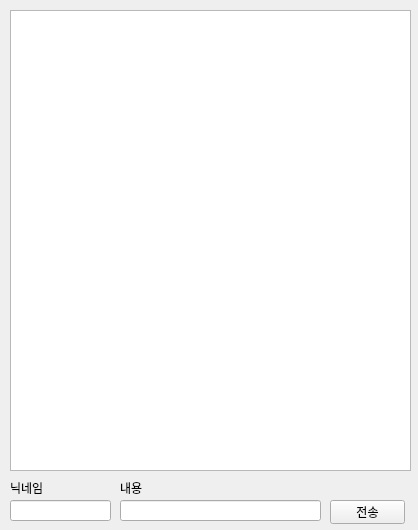
<?xml version="1.0" encoding="UTF-8"?>
<ui version="4.0">
 <class>MainWindow</class>
 <widget class="QMainWindow" name="MainWindow">
  <property name="geometry">
   <rect>
    <x>0</x>
    <y>0</y>
    <width>418</width>
    <height>530</height>
   </rect>
  </property>
  <property name="windowTitle">
   <string>메신저</string>
  </property>
  <widget class="QWidget" name="centralwidget">
   <widget class="QListView" name="list_chatroom">
    <property name="geometry">
     <rect>
      <x>10</x>
      <y>10</y>
      <width>401</width>
      <height>461</height>
     </rect>
    </property>
   </widget>
   <widget class="QLineEdit" name="edit_chat">
    <property name="geometry">
     <rect>
      <x>120</x>
      <y>500</y>
      <width>201</width>
      <height>21</height>
     </rect>
    </property>
   </widget>
   <widget class="QLineEdit" name="edit_nickname">
    <property name="geometry">
     <rect>
      <x>10</x>
      <y>500</y>
      <width>101</width>
      <height>21</height>
     </rect>
    </property>
   </widget>
   <widget class="QLabel" name="label">
    <property name="geometry">
     <rect>
      <x>10</x>
      <y>480</y>
      <width>50</width>
      <height>16</height>
     </rect>
    </property>
    <property name="text">
     <string>닉네임</string>
    </property>
   </widget>
   <widget class="QLabel" name="label_2">
    <property name="geometry">
     <rect>
      <x>120</x>
      <y>480</y>
      <width>50</width>
      <height>16</height>
     </rect>
    </property>
    <property name="text">
     <string>내용</string>
    </property>
   </widget>
   <widget class="QPushButton" name="btn_send">
    <property name="geometry">
     <rect>
      <x>330</x>
      <y>500</y>
      <width>75</width>
      <height>24</height>
     </rect>
    </property>
    <property name="text">
     <string>전송</string>
    </property>
   </widget>
  </widget>
 </widget>
 <resources/>
 <connections/>
</ui>
